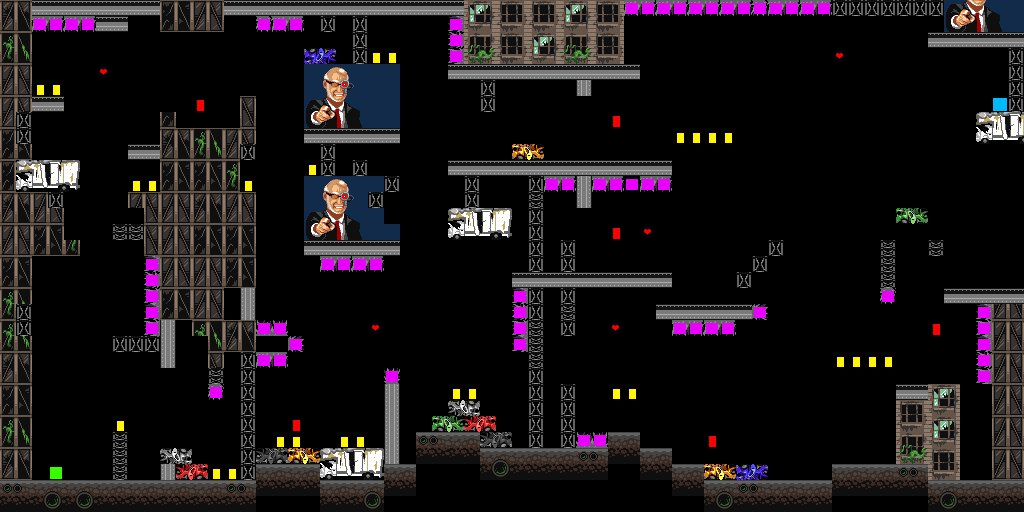

This game map was drawn from its Tiled (.tmx) file and the tilesets committed beside it. A one-line description and the trimmed map source follow:
An orthogonal 64x32 tile map with 16x16 px tiles, 2 tile layers (ishinomori tiles, items items), 2 tilesets.

<map version="1.0" orientation="orthogonal" renderorder="right-down" width="64" height="32" tilewidth="16" tileheight="16" nextobjectid="1">
 <tileset firstgid="1" name="tiles" tilewidth="16" tileheight="16">
  <image source="../assets/tiles.png" width="128" height="256" />
 </tileset>
 <tileset firstgid="129" name="item_tiles" tilewidth="16" tileheight="16">
  <image source="../assets/item_tiles.png" width="128" height="128" />
 </tileset>
 <layer name="ishinomori tiles" width="64" height="32">
  <data>[2048 cells, 928 non-empty, 118 distinct tile ids]</data>
 </layer>
 <layer name="items items" width="64" height="32">
  <data>[2048 cells, 103 non-empty, 6 distinct tile ids]</data>
 </layer>
</map>